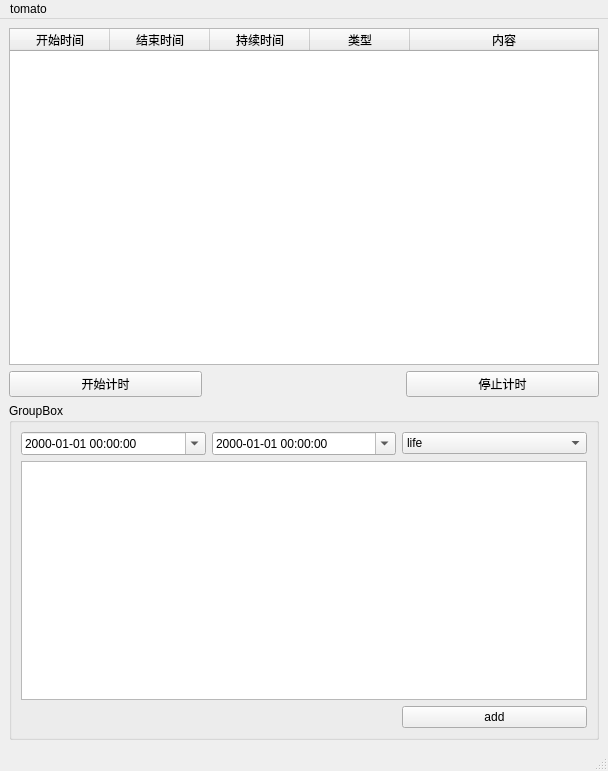
<?xml version="1.0" encoding="UTF-8"?>
<ui version="4.0">
 <class>MainWindow</class>
 <widget class="QMainWindow" name="MainWindow">
  <property name="geometry">
   <rect>
    <x>0</x>
    <y>0</y>
    <width>608</width>
    <height>771</height>
   </rect>
  </property>
  <property name="windowTitle">
   <string>MainWindow</string>
  </property>
  <widget class="QWidget" name="centralwidget">
   <layout class="QGridLayout" name="gridLayout_2">
    <item row="1" column="0">
     <widget class="QPushButton" name="start">
      <property name="text">
       <string>开始计时</string>
      </property>
     </widget>
    </item>
    <item row="0" column="0" colspan="3">
     <widget class="QTableWidget" name="tableWidget">
      <property name="editTriggers">
       <set>QAbstractItemView::NoEditTriggers</set>
      </property>
      <property name="alternatingRowColors">
       <bool>true</bool>
      </property>
      <property name="selectionBehavior">
       <enum>QAbstractItemView::SelectRows</enum>
      </property>
      <attribute name="horizontalHeaderStretchLastSection">
       <bool>true</bool>
      </attribute>
      <column>
       <property name="text">
        <string>开始时间</string>
       </property>
      </column>
      <column>
       <property name="text">
        <string>结束时间</string>
       </property>
      </column>
      <column>
       <property name="text">
        <string>持续时间</string>
       </property>
      </column>
      <column>
       <property name="text">
        <string>类型</string>
       </property>
      </column>
      <column>
       <property name="text">
        <string>内容</string>
       </property>
      </column>
     </widget>
    </item>
    <item row="2" column="0" colspan="3">
     <widget class="QGroupBox" name="groupBox">
      <property name="title">
       <string>GroupBox</string>
      </property>
      <layout class="QGridLayout" name="gridLayout">
       <item row="0" column="0">
        <widget class="QDateTimeEdit" name="begainTime">
         <property name="displayFormat">
          <string>yyyy-MM-dd hh:mm:ss</string>
         </property>
         <property name="calendarPopup">
          <bool>true</bool>
         </property>
        </widget>
       </item>
       <item row="2" column="0" colspan="2">
        <spacer name="horizontalSpacer">
         <property name="orientation">
          <enum>Qt::Horizontal</enum>
         </property>
         <property name="sizeHint" stdset="0">
          <size>
           <width>40</width>
           <height>20</height>
          </size>
         </property>
        </spacer>
       </item>
       <item row="2" column="2">
        <widget class="QPushButton" name="addTime">
         <property name="text">
          <string>add</string>
         </property>
        </widget>
       </item>
       <item row="0" column="2">
        <widget class="QComboBox" name="type">
         <item>
          <property name="text">
           <string>life</string>
          </property>
         </item>
         <item>
          <property name="text">
           <string>study</string>
          </property>
         </item>
         <item>
          <property name="text">
           <string>sleep</string>
          </property>
         </item>
         <item>
          <property name="text">
           <string>work</string>
          </property>
         </item>
         <item>
          <property name="text">
           <string>eating</string>
          </property>
         </item>
         <item>
          <property name="text">
           <string>traffic</string>
          </property>
         </item>
         <item>
          <property name="text">
           <string>internet</string>
          </property>
         </item>
         <item>
          <property name="text">
           <string>read</string>
          </property>
         </item>
         <item>
          <property name="text">
           <string>sport</string>
          </property>
         </item>
         <item>
          <property name="text">
           <string>tv</string>
          </property>
         </item>
         <item>
          <property name="text">
           <string>housework</string>
          </property>
         </item>
         <item>
          <property name="text">
           <string>other</string>
          </property>
         </item>
        </widget>
       </item>
       <item row="0" column="1">
        <widget class="QDateTimeEdit" name="endTime">
         <property name="displayFormat">
          <string>yyyy-MM-dd hh:mm:ss</string>
         </property>
         <property name="calendarPopup">
          <bool>true</bool>
         </property>
        </widget>
       </item>
       <item row="1" column="0" colspan="3">
        <widget class="QPlainTextEdit" name="text"/>
       </item>
      </layout>
     </widget>
    </item>
    <item row="1" column="2">
     <widget class="QPushButton" name="stop">
      <property name="text">
       <string>停止计时</string>
      </property>
     </widget>
    </item>
    <item row="1" column="1">
     <widget class="QLabel" name="timeLabel">
      <property name="text">
       <string/>
      </property>
     </widget>
    </item>
   </layout>
  </widget>
  <widget class="QMenuBar" name="menubar">
   <property name="geometry">
    <rect>
     <x>0</x>
     <y>0</y>
     <width>608</width>
     <height>28</height>
    </rect>
   </property>
   <widget class="QMenu" name="menuTomato">
    <property name="title">
     <string>tomato</string>
    </property>
    <addaction name="actionTomato_manager"/>
   </widget>
   <addaction name="menuTomato"/>
  </widget>
  <widget class="QStatusBar" name="statusbar"/>
  <action name="actionTomato_manager">
   <property name="text">
    <string>tomato manager</string>
   </property>
  </action>
 </widget>
 <resources/>
 <connections/>
</ui>
